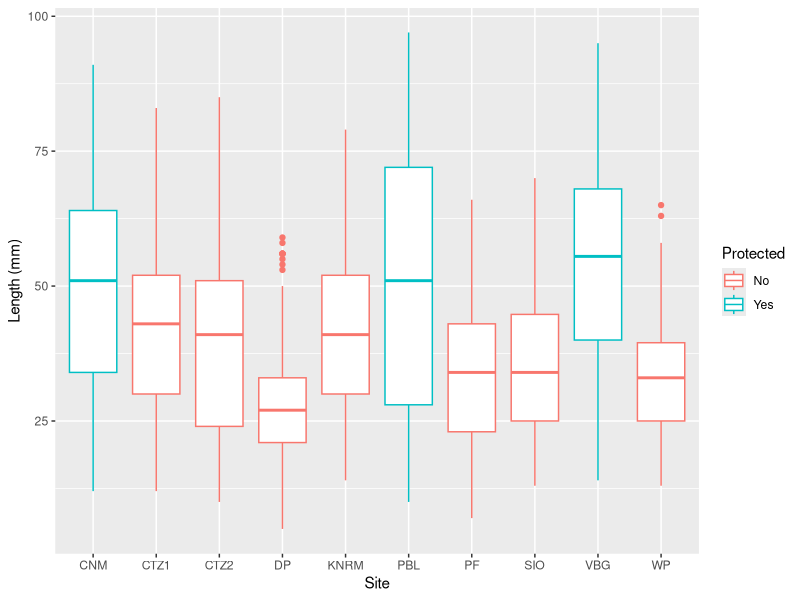
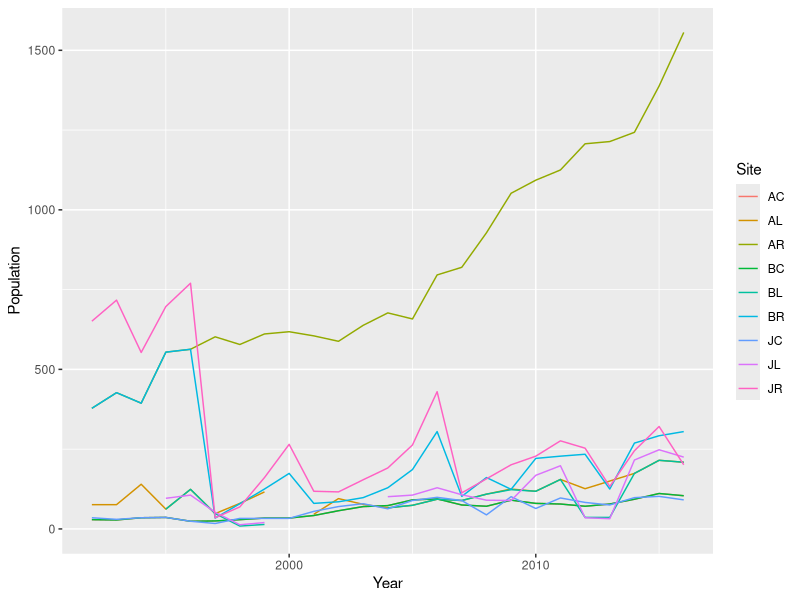

Reproduce these figures in R, in order. (Note: this script raises an error after producing the figures.)
## ---- chunk 1
knitr::opts_chunk$set(echo = TRUE)
## ---- chunk 2
library(tidyverse)
library(here)
## ---- chunk 3
limpets_data <- read_csv(here("data", "limpets.csv"))
## ---- chunk 4
limpets_data <- read_csv(here("data", "limpets.csv"),col_types = "ncc")
## ---- chunk 5
factor(limpets_data$Site, levels = c("PBL", "KNRM", "VBG", "WP", "PF", "DP", "SIO", "CTZ1", "CTZ2", "CNM"), ordered = TRUE)
## ---- chunk 6
ggplot(data=limpets_data) + 
  geom_boxplot(mapping = aes(x = Site, y = Length, color = Protected)) + 
  labs(x = "Site", y = "Length (mm)")
## ---- chunk 7
roseate_data <- read_tsv(here("data", "roseate_terns.txt"))
## ---- chunk 8
tidy_roseate <- roseate_data %>% 
  pivot_longer(c(AR:JC), 
                names_to = "Site", 
                values_to = "Population")
## ---- chunk 9
tidy_roseate
## ---- chunk 10
filter(drop_na(tidy_roseate))
## ---- chunk 11
ggplot(data = tidy_roseate) + 
  geom_line(mapping = aes(x = year, y = Population, color = Site)) + 
  labs(x = "Year")
## ---- chunk 12
abalone_data <- read_csv(here("data", "abalone.csv"))
select(abalone_data, -(X1))
ggplot(data  = abalone_data) + 
  geom_boxplot(mapping = aes(x = Type, y = Height))
## ---- chunk 13
ggplot(data = abalone_data) + 
  geom_point(mapping = aes(x = Rings, y = Height))
## ---- chunk 14
abalone_data_filtered <- filter(abalone_data, Height <= 0.35)
factor(abalone_data_filtered$Type, levels = c("I", "M", "F"))
ggplot(data = abalone_data_filtered) + 
  geom_point(mapping = aes(x = Rings, y = Height, color = Type))
## ---- chunk 15
na_if(abalone_data_filtered$Height, 0)
ggplot(data = abalone_data_filtered) + 
  geom_point(mapping = aes(x = Rings, y = Height, color = Type))
## ---- chunk 16
ggplot(data = abalone_data_filtered) + 
  geom_point(mapping = aes(x = WholeWeight, y = Height, color = Type))
## ---- chunk 17
ggplot(data = abalone_data_filtered) + 
  geom_point(mapping = aes(x = WholeWeight, y = Diameter, color = Type))
## ---- chunk 18

darters_data <- read_fwf(here("data", "darter.txt"), fwf_widths(c(3, 11, 1, 1, 1, 3, 4, 4, 4, 3, 3, 2, 2)), comment = '#')
named_darter <- darters_data %>% 
  rename(ID = X1, Species = X2, Riffle = X3, Age = X4, Sex = X5, Length = X6, Depth = X7, Velocity = X8, Temperature = X9, Major_Sub = X10, Minor_Sub = X11, Major_Type = X12, Minor_Type = X13)
## ---- chunk 19
named_darter$Riffle <- factor(named_darter$Riffle,levels=c('1','2'))
named_darter$Major_Type <- factor(named_darter$Major_Type, levels = c("s", "fg", "sg", "lg", "c"), ordered = TRUE)
## ---- chunk 20
named_darter %>% 
  filter(Species=="blennioides" | Species == "caeruleum" | Species == "spectabile") %>% 
  rename(Major_Substrate = Major_Sub, Major_Type = Major_Type)
 arrange(named_darter, ID) 
 select(named_darter, -(c(Minor_Type, Minor_Sub)))
## ---- chunk 21
ggplot(data = named_darter) + 
  geom_point(mapping = aes(x = Depth, y = Length, color = Species, shape = Species)) + 
  facet_wrap(~Riffle, nrow =  1)
## ---- chunk 22
ggplot(data = named_darter) + 
  geom_boxplot(mapping = aes(x = Species, y = Length)) + 
  facet_wrap(~Riffle, nrow = 1) +
  coord_flip()
## ---- chunk 23
ggplot(data = named_darter) + 
  geom_boxplot(mapping = aes(x = Major_Sub, y = Length)) + 
  facet_grid(Riffle ~ Species)
## ---- chunk 24
ggplot(data = named_darter) + 
  geom_boxplot(mapping = aes(x = Major_Sub, y = Length)) + 
  facet_grid(Species ~ Riffle)
